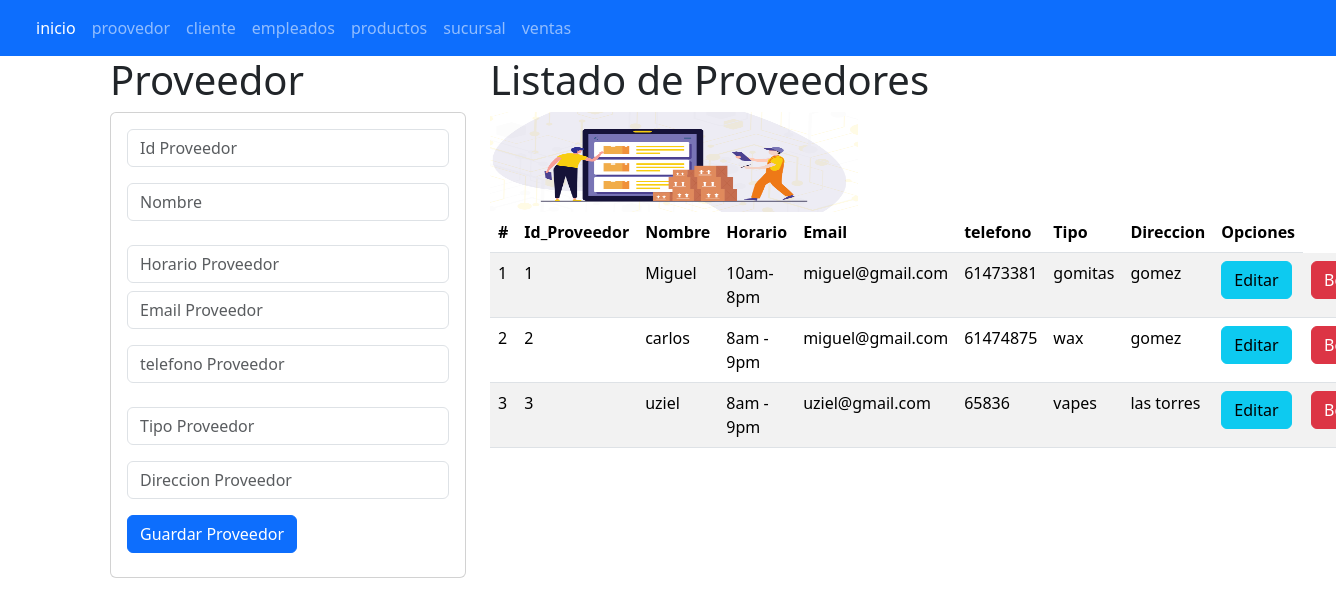
Screenshot of /proveedor with the database file from the repository.
### kriks_app/models.py (models this page shows, shortened)
class  Proveedores(models.Model):
    id_proveedor = models.CharField(primary_key=True,max_length=6)
    nombre = models.CharField(max_length=45)
    telefono = models.CharField(max_length=15)
    email = models.CharField(max_length=45)
    tipo = models.CharField(max_length=45)
    direccion = models.CharField(max_length=100)
    horario = models.CharField(max_length=45)

### kriks_app/views.py (the view)
# urls.py: path("proveedor",views.inicio_vistaproveedor,name="proveedor"),
def inicio_vistaproveedor(request):
    losproveedores = Proveedores.objects.all()
    return render(request,"gestionarProveedor.html",{"misproveedores":losproveedores})

### kriks_app/templates/gestionarProveedor.html
{% extends "base.html" %}
{% block cuerpo %}
{% load static %}
 <div class="row">
   <div class="col-sm-12 col-md-4 col-lg-4 col-xl-4">
    <h1>Proveedor</h1>
    <div class="card">
      <div class="card-body">
        <form action="registrarProveedor/" method="POST"> {% csrf_token %}
          <div class="form-group">
            <input type="text" id="txtidproveedor" name="txtidproveedor" placeholder="Id Proveedor" minlength="1" maxlength="6" class="form-control" required>
          </div>
          <div class="form-group py-3">
            <input type="text" id="txtnombre" name="txtnombre" placeholder="Nombre " maxlength="45" class="form-control" required>
          </div>
          <div class="form-group py-2">
            <input type="text" id="txthorario" name="txthorario" placeholder="Horario Proveedor" maxlength="100" class="form-control" required>
          </div>
          <div class="form-group">
            <input type="text" id="txtemail" name="txtemail" placeholder="Email Proveedor" maxlength="45" class="form-control" required>
          </div>
          <div class="form-group py-3">
            <input type="text" id="txttelefono" name="txttelefono" placeholder="telefono Proveedor" maxlength="15" class="form-control" required>
          </div>
          <div class="form-group py-2">
            <input type="text" id="txttipo" name="txttipo" placeholder="Tipo Proveedor" maxlength="45" class="form-control" required>
          </div>
          <div class="form-group py-2">
            <input type="text" id="txtdireccion" name="txtdireccion" placeholder="Direccion Proveedor" maxlength="45" class="form-control" required>
          </div>
          <div class="form-group py-2">
            <button type="submit" class="btn btn-primary">Guardar Proveedor</button>
          </div>
        </form>
      </div>
    </div>
   </div>
   <div class="col-sm-12 col-md-8 col-lg-8 col-xl-8">
   <h1>Listado de Proveedores</h1>
   <img class="w-50" src="{% static 'img/inventa.webp' %}" alt="nava" width="100" height="100"/>
  <table class="table table-striped">
    <thead>
      <tr>
        <th scope="col">#</th>
        <th scope="col">Id_Proveedor</th>
        <th scope="col">Nombre</th>
        <th scope="col">Horario</th>
        <th scope="col">Email</th>
        <th scope="col">telefono</th>
        <th scope="col">Tipo</th>
        <th scope="col">Direccion</th>
        <th>Opciones</th>
      </tr>
    </thead>
    <tbody>
      {% for m in misproveedores %}
      <tr>
        <td> {{forloop.counter}} </td>
        <td> {{m.id_proveedor}} </td>
        <td> {{m.nombre}} </td>
        <td> {{m.horario}} </td>
        <td> {{m.email}} </td>
        <td> {{m.telefono}} </td>
        <td> {{m.tipo}} </td>
        <td> {{m.direccion}} </td>
        <td> <a href="seleccionarProveedor/{{m.id_proveedor}}" class="btn btn-info"> Editar</a> </td>
        <td> <a href="borrarProveedor/{{m.id_proveedor}}" class="btn btn-danger"> Borrar</a> </td>
      </tr>
      {% endfor %}
    </tbody>
  </table>
 </div>
{% endblock %}

### templates/base.html (shortened to what this page needs)
    <!doctype html>
    <html lang="es">
    <head>
        <link href="https://cdn.jsdelivr.net/npm/bootstrap@5.3.3/dist/css/bootstrap.min.css" rel="stylesheet">
    </head>
    <body>
        <nav class="navbar navbar-expand-lg bg-primary" data-bs-theme="dark">
            <div class="container-fluid">
            <div class="collapse navbar-collapse" id="navbarNav">
                <ul class="navbar-nav">
                    <li class="nav-item">
                        <a class="nav-link active" aria-current"page" href="/">inicio</a>
                    </li>
                <li class="nav-item">
                    <a class="nav-link " href="{% url 'proveedor' %}">proovedor</a>
                </li>
                <li class="nav-item">
                    <a class="nav-link " href="{% url 'clientes' %}">cliente</a>
                </li>
                <li class="nav-item">
                    <a class="nav-link " href="{% url 'empleados' %}">empleados</a>
                </li>
                <li class="nav-item">
                    <a class="nav-link " href="{% url 'productos' %}">productos</a>
                </li>
                <li class="nav-item">
                    <a class="nav-link " href="{% url 'sucursal' %}">sucursal</a>
                </li>
                <li class="nav-item">
                    <a class="nav-link " href="{% url 'ventas' %}">ventas</a>
                </li>
                </ul>
            </div>
            </div>
        </nav>
        <div class="container">
            {% block cuerpo %}
            {% endblock %}
        </div>
    </body>
    </html>

### rows the page displays
Proveedores: id_proveedor "1", nombre "Miguel", horario "10am-8pm", email "miguel@gmail.com", telefono "61473381", tipo "gomitas", direccion "gomez"
Proveedores: id_proveedor "2", nombre "carlos", horario "8am - 9pm", email "miguel@gmail.com", telefono "61474875", tipo "wax", direccion "gomez"
Proveedores: id_proveedor "3", nombre "uziel", horario "8am - 9pm", email "uziel@gmail.com", telefono "65836", tipo "vapes", direccion "las torres"
